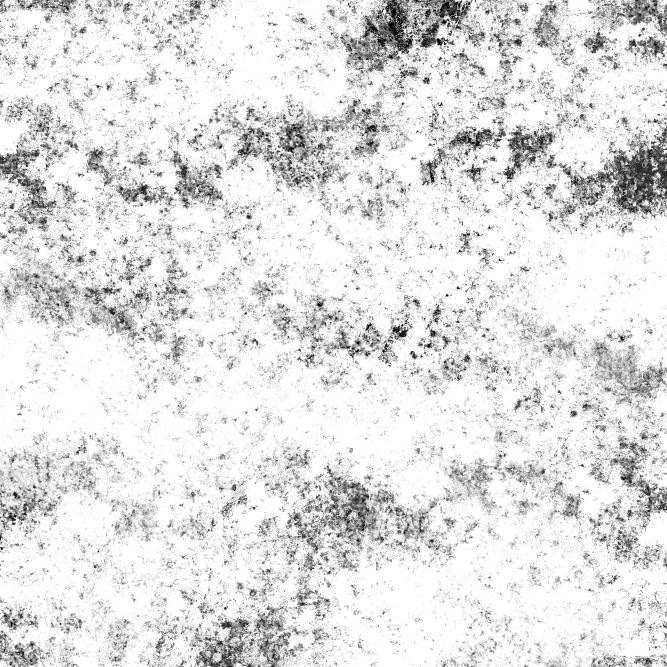
#> input picture images/smu2.jpg, 2000 x 2000 px (shown at 1/3 size)
$ python -i GenChars.py   (imports and definitions only)   (Python 2 division)
#> lines starting #> are read from the running program, lines starting #| are printed output that depends on the picture; after the words box and inside, x2 and y2 are one past the last pixel; in counts of white or black regions, pixels touching at a corner belong together
#> further down, picture is the input picture: shape (2000, 2000, 3); min 0, max 255, mean 225.7
# coding=utf-8

from PIL import ImageFont
from PIL import Image
from PIL import ImageDraw
import cv2;
import numpy as np;
import os
import hashlib

index = {"京": 0, "沪": 1, "津": 2, "渝": 3, "冀": 4, "晋": 5, "蒙": 6, "辽": 7, "吉": 8, "黑": 9, "苏": 10, "浙": 11, "皖": 12,
         "闽": 13, "赣": 14, "鲁": 15, "豫": 16, "鄂": 17, "湘": 18, "粤": 19, "桂": 20, "琼": 21, "川": 22, "贵": 23, "云": 24,
         "藏": 25, "陕": 26, "甘": 27, "青": 28, "宁": 29, "新": 30, "0": 31, "1": 32, "2": 33, "3": 34, "4": 35, "5": 36,
         "6": 37, "7": 38, "8": 39, "9": 40, "A": 41, "B": 42, "C": 43, "D": 44, "E": 45, "F": 46, "G": 47, "H": 48,
         "J": 49, "K": 50, "L": 51, "M": 52, "N": 53, "P": 54, "Q": 55, "R": 56, "S": 57, "T": 58, "U": 59, "V": 60,
         "W": 61, "X": 62, "Y": 63, "Z": 64};


# [5 lines left out: function md5, not called in this run]


def r(factor):
    return int(np.random.random() * factor);


# [4 lines left out: function debugshow, not called in this run]


def setPadding(img, padding):
    return cv2.copyMakeBorder(img, padding, padding, padding, padding, cv2.BORDER_CONSTANT);


# [23 lines left out: functions rotRandrom, AddSmudginess, not called in this run]


def AddGauss(img, level):
    return cv2.blur(img, (level * 2 + 1, level * 2 + 1));


def Addunblance(img):
    for x in xrange(img.shape[0]):
        img[x, :] -= -10 + r(10)


# [17 lines left out: function Addshade, not called in this run]


def thes(img):
    img = cv2.cvtColor(img, cv2.COLOR_RGB2GRAY);

    flags, thes = cv2.threshold(img, 0, 255, cv2.THRESH_BINARY + cv2.THRESH_OTSU);
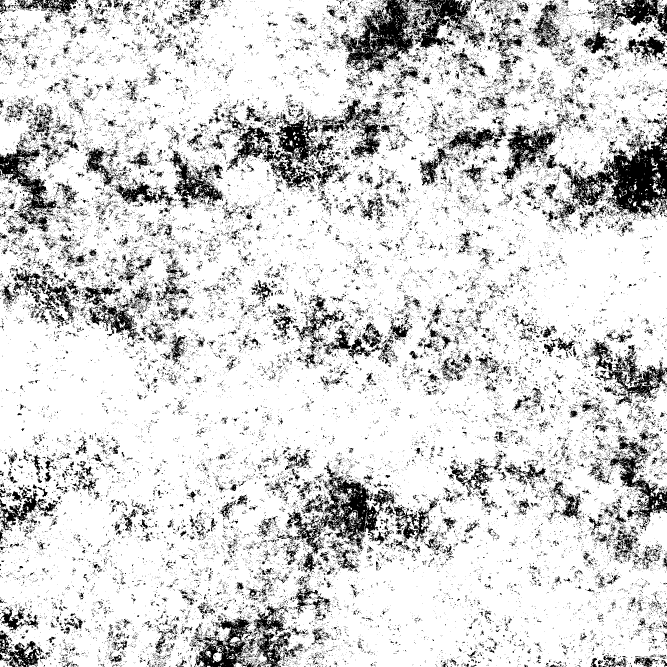
#> thes: shape (2000, 2000) (shown at 1/3 size); 83.8% white; 43948 black regions (41181 under 20 px), largest, box (x1, y1, x2, y2) and area: (1020, 0, 1459, 218) 35042, (1677, 375, 2000, 655) 33736, (903, 1386, 1184, 1664) 22519
#> flags = 184
    thes = cv2.cvtColor(thes, cv2.COLOR_GRAY2BGR);

    return thes;


class genSamples:
    chars = ["京", "沪", "津", "渝", "冀", "晋", "蒙", "辽", "吉", "黑", "苏", "浙", "皖", "闽", "赣", "鲁", "豫", "鄂", "湘", "粤", "桂",
             "琼", "川", "贵", "云", "藏", "陕", "甘", "青", "宁", "新", "0", "1", "2", "3", "4", "5", "6", "7", "8", "9", "A",
             "B", "C", "D", "E", "F", "G", "H", "J", "K", "L", "M", "N", "P", "Q", "R", "S", "T", "U", "V", "W", "X",
             "Y", "Z"
             ];

    # [87 lines left out: functions __init__, GenCh, GenEng, randomWindows, genImage, genBatch, not called in this run]


# [7 lines not run here, left out]

>>> import cv2
>>> picture = cv2.cvtColor(cv2.imread('images/smu2.jpg'), cv2.COLOR_BGR2RGB)
>>> result = thes(picture)

$ run again, on images/smu.jpg
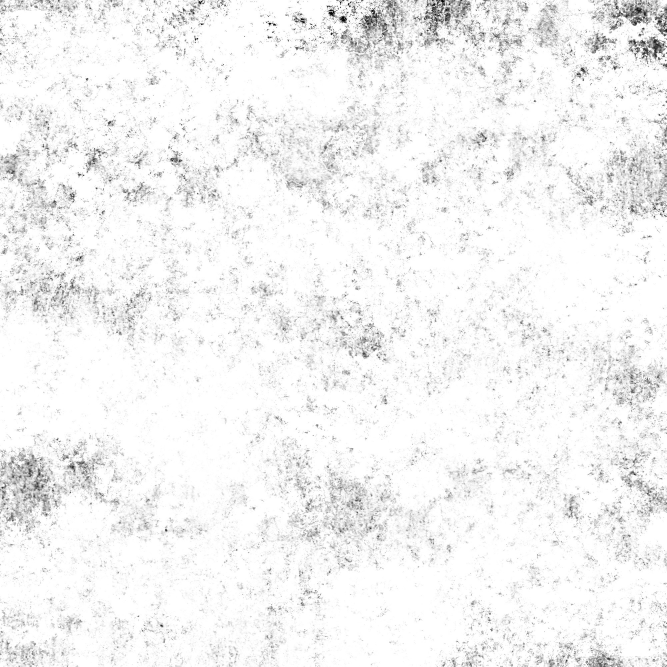
#> input picture images/smu.jpg, 2000 x 2000 px (shown at 1/3 size)
#> picture is the input picture: shape (2000, 2000, 3); min 0, max 255, mean 243.3
#> in thes, `flags, thes = cv2.threshold(img, 0, 255, cv2.THRESH_BINARY + cv2.THRES..`:
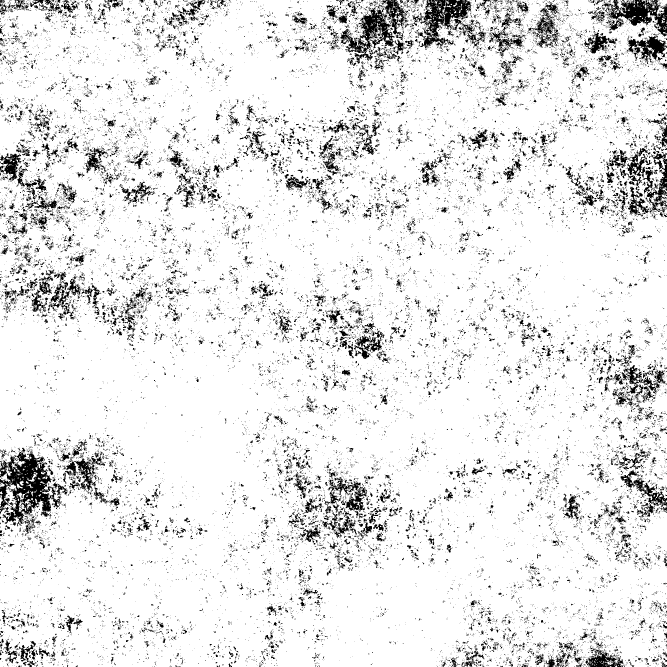
#> thes: shape (2000, 2000) (shown at 1/3 size); 90.6% white; 30341 black regions (27870 under 20 px), largest, box (x1, y1, x2, y2) and area: (0, 1354, 185, 1579) 18019, (1021, 0, 1221, 182) 11748, (1818, 0, 2000, 110) 9038
#> flags = 214
